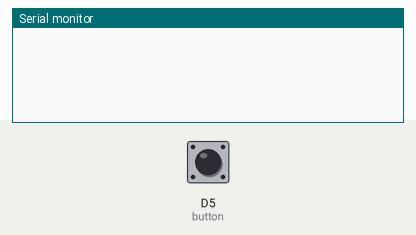
Simulated run of this sketch. Board: ESP8266 (NodeMCU). On the bench: the last lines printed to the serial monitor. The test bench sets the inputs (shaded band); at power-on: D5 (button) LOW.

Above: at 1.2 s.
1.3 s: D5 (button) pulled HIGH for 0.15 s
At 1.48 s:
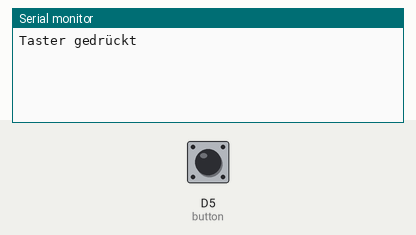
At 2.1 s:
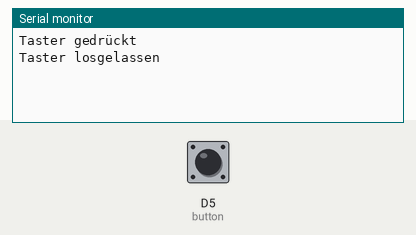

The sketch:

button.ino
```cpp
#include <Bounce2.h>

#define button D5

Bounce btn = Bounce(button, 50);

void setup() {
  Serial.begin(9600);
  pinMode(button, INPUT);
}

void loop() {
  btn.update();

  if(btn.rose()){
    Serial.println("Taster gedrückt");
  }

  if(btn.fell()){
    Serial.println("Taster losgelassen");
  }
}
```

Measured:
- after the input at 1.3 s, the serial monitor: prints a new line after 0.05 s (image 1)
